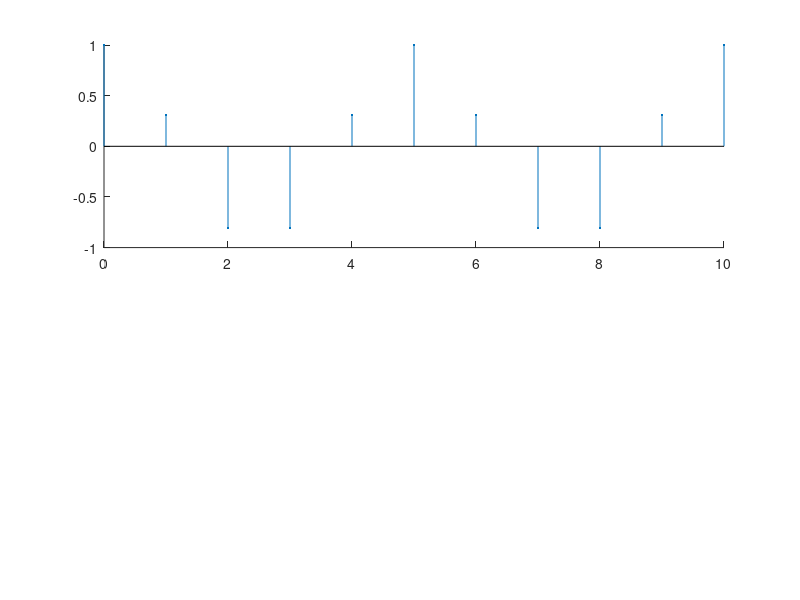

Here is the MATLAB script that generated this plot: (Note: this script raises an error after producing the figure.)
tn=0:0.2:2; % 切り出し区間のサンプリングの時間軸ベクトル
xd=cos(2*pi*tn); % 切り出しサンプル値信号
Xf=fft(xd); % ディジタル信号のDFT
Xp=Xf.*conj(Xf); % DFT値の2乗
N=length(xd); % 信号値およびDFTペクトルの長さ
k=0:1:N-1; % 時間番号およびDFT番号の軸ベクトル
figure(1) % 図4.2
subplot(2,1,1)
stem(k,xd,'fil','Marker','.','MarkerSize',16); % 切り出しディジタル信号の表示
axis([0,N-1,-1.2,1.2]); xlabel('Number of samples'); ylabel('x(n)')
subplot(2,1,2)
stem(k,Xp,'fil','Marker','.','MarkerSize',16); % DFTの表示
axis([0,N-1,0.0,0.4*10^2]); xlabel('Number of frequency samples'); ylabel('|X[k]|^2')